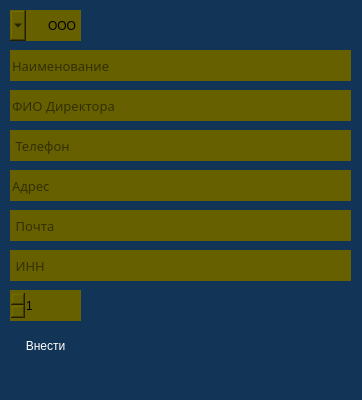
<?xml version="1.0" encoding="UTF-8"?>
<ui version="4.0">
 <class>AddNewPartner</class>
 <widget class="QMainWindow" name="AddNewPartner">
  <property name="geometry">
   <rect>
    <x>0</x>
    <y>0</y>
    <width>362</width>
    <height>400</height>
   </rect>
  </property>
  <property name="windowTitle">
   <string>Добавление нового партнёра</string>
  </property>
  <property name="layoutDirection">
   <enum>Qt::LeftToRight</enum>
  </property>
  <property name="styleSheet">
   <string notr="true">background-color:#123456;</string>
  </property>
  <widget class="QWidget" name="centralwidget">
   <widget class="QLineEdit" name="NameCompany">
    <property name="geometry">
     <rect>
      <x>10</x>
      <y>50</y>
      <width>341</width>
      <height>31</height>
     </rect>
    </property>
    <property name="font">
     <font>
      <family>&quot;Segoe UI Black&quot;</family>
      <pointsize>10</pointsize>
      <weight>50</weight>
      <italic>false</italic>
      <bold>false</bold>
     </font>
    </property>
    <property name="styleSheet">
     <string notr="true">border: 0px;
max-width: 700px;
background-color: #666000;
</string>
    </property>
    <property name="inputMask">
     <string/>
    </property>
    <property name="text">
     <string/>
    </property>
    <property name="placeholderText">
     <string>Наименование</string>
    </property>
   </widget>
   <widget class="QComboBox" name="typeCompanyCheckBox">
    <property name="geometry">
     <rect>
      <x>10</x>
      <y>10</y>
      <width>71</width>
      <height>31</height>
     </rect>
    </property>
    <property name="layoutDirection">
     <enum>Qt::RightToLeft</enum>
    </property>
    <property name="styleSheet">
     <string notr="true">border: 0px;
max-width: 700px;
background-color: #666000;

color: black;
pading: 0px;
</string>
    </property>
    <item>
     <property name="text">
      <string>ООО</string>
     </property>
    </item>
    <item>
     <property name="text">
      <string>ОАО</string>
     </property>
    </item>
    <item>
     <property name="text">
      <string>ПАО</string>
     </property>
    </item>
    <item>
     <property name="text">
      <string>ЗАО</string>
     </property>
    </item>
   </widget>
   <widget class="QLineEdit" name="FIODirector">
    <property name="geometry">
     <rect>
      <x>10</x>
      <y>90</y>
      <width>341</width>
      <height>31</height>
     </rect>
    </property>
    <property name="font">
     <font>
      <family>&quot;Segoe UI Black&quot;</family>
      <pointsize>10</pointsize>
      <weight>50</weight>
      <italic>false</italic>
      <bold>false</bold>
     </font>
    </property>
    <property name="styleSheet">
     <string notr="true">border: 0px;
max-width: 700px;
background-color: #666000;</string>
    </property>
    <property name="inputMask">
     <string/>
    </property>
    <property name="text">
     <string/>
    </property>
    <property name="placeholderText">
     <string>ФИО Директора</string>
    </property>
   </widget>
   <widget class="QPushButton" name="addNewPartnerButton">
    <property name="geometry">
     <rect>
      <x>10</x>
      <y>330</y>
      <width>71</width>
      <height>31</height>
     </rect>
    </property>
    <property name="cursor">
     <cursorShape>PointingHandCursor</cursorShape>
    </property>
    <property name="styleSheet">
     <string notr="true">QPushButton {
background-color: 666000;

border: 6px;
color:white;

}
QPushButton:hover {
background-color:rgb(255, 195, 97);
}
QPushButton:pressed {
background-color: rgb(255, 195, 97);
}

</string>
    </property>
    <property name="text">
     <string notr="true">Внести</string>
    </property>
   </widget>
   <widget class="QLineEdit" name="email">
    <property name="geometry">
     <rect>
      <x>10</x>
      <y>210</y>
      <width>341</width>
      <height>31</height>
     </rect>
    </property>
    <property name="font">
     <font>
      <family>&quot;Segoe UI Black&quot;</family>
      <pointsize>10</pointsize>
      <weight>50</weight>
      <italic>false</italic>
      <bold>false</bold>
     </font>
    </property>
    <property name="styleSheet">
     <string notr="true">border: 0px;
max-width: 700px;
background-color: #666000;</string>
    </property>
    <property name="inputMask">
     <string/>
    </property>
    <property name="text">
     <string/>
    </property>
    <property name="placeholderText">
     <string> Почта</string>
    </property>
   </widget>
   <widget class="QLineEdit" name="number">
    <property name="geometry">
     <rect>
      <x>10</x>
      <y>130</y>
      <width>341</width>
      <height>31</height>
     </rect>
    </property>
    <property name="font">
     <font>
      <family>&quot;Segoe UI Black&quot;</family>
      <pointsize>10</pointsize>
      <weight>50</weight>
      <italic>false</italic>
      <bold>false</bold>
     </font>
    </property>
    <property name="styleSheet">
     <string notr="true">border: 0px;
max-width: 700px;
background-color: #666000;</string>
    </property>
    <property name="inputMask">
     <string/>
    </property>
    <property name="text">
     <string/>
    </property>
    <property name="placeholderText">
     <string> Телефон</string>
    </property>
   </widget>
   <widget class="QLineEdit" name="address">
    <property name="geometry">
     <rect>
      <x>10</x>
      <y>170</y>
      <width>341</width>
      <height>31</height>
     </rect>
    </property>
    <property name="font">
     <font>
      <family>&quot;Segoe UI Black&quot;</family>
      <pointsize>10</pointsize>
      <weight>50</weight>
      <italic>false</italic>
      <bold>false</bold>
     </font>
    </property>
    <property name="styleSheet">
     <string notr="true">border: 0px;
max-width: 700px;
background-color: #666000;</string>
    </property>
    <property name="inputMask">
     <string/>
    </property>
    <property name="text">
     <string/>
    </property>
    <property name="placeholderText">
     <string>Адрес</string>
    </property>
   </widget>
   <widget class="QLineEdit" name="INN">
    <property name="geometry">
     <rect>
      <x>10</x>
      <y>250</y>
      <width>341</width>
      <height>31</height>
     </rect>
    </property>
    <property name="font">
     <font>
      <family>&quot;Segoe UI Black&quot;</family>
      <pointsize>10</pointsize>
      <weight>50</weight>
      <italic>false</italic>
      <bold>false</bold>
     </font>
    </property>
    <property name="styleSheet">
     <string notr="true">border: 0px;
max-width: 700px;
background-color: #666000;</string>
    </property>
    <property name="inputMask">
     <string/>
    </property>
    <property name="text">
     <string/>
    </property>
    <property name="placeholderText">
     <string> ИНН</string>
    </property>
   </widget>
   <widget class="QSpinBox" name="rating">
    <property name="geometry">
     <rect>
      <x>10</x>
      <y>290</y>
      <width>71</width>
      <height>31</height>
     </rect>
    </property>
    <property name="layoutDirection">
     <enum>Qt::RightToLeft</enum>
    </property>
    <property name="styleSheet">
     <string notr="true">border: 0px;
max-width: 700px;
background-color: #666000;</string>
    </property>
    <property name="minimum">
     <number>1</number>
    </property>
    <property name="maximum">
     <number>10</number>
    </property>
   </widget>
  </widget>
  <widget class="QStatusBar" name="statusbar"/>
 </widget>
 <resources/>
 <connections/>
</ui>
